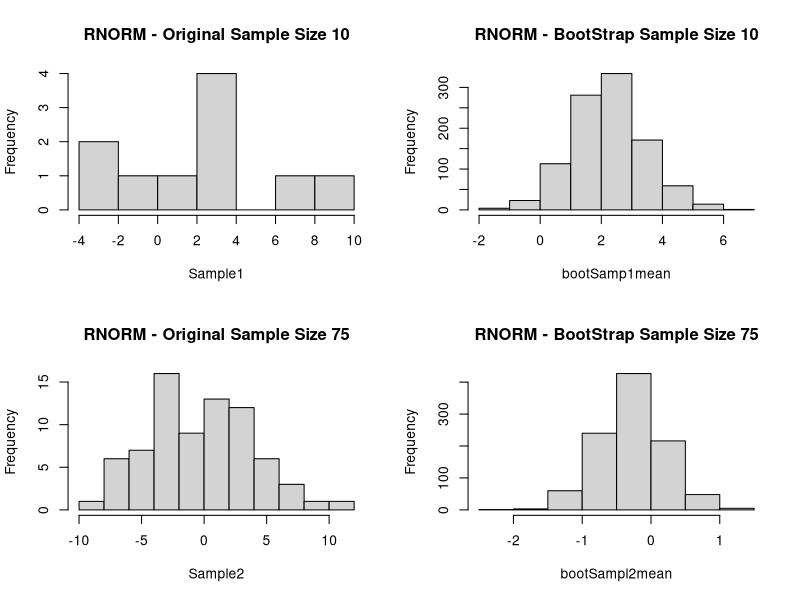
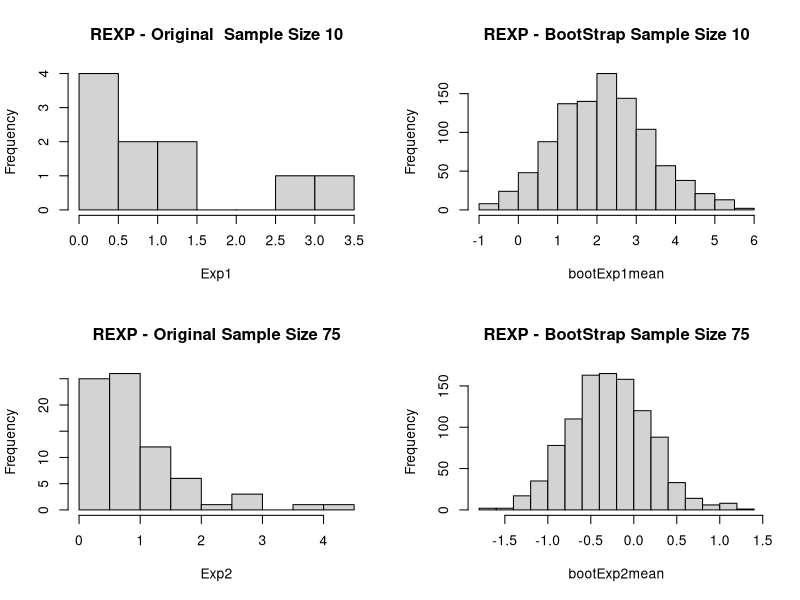

Here is the R script that generated these plots, in order:
## ---- chunk 1
 ##Define two rnorm samples of differing sample sizes
Sample1 <- rnorm(10, 0, 4)  #small sample size
Sample2 <- rnorm(75, 0, 4) #large sample size

##Define two rexp samples of differing sample sizes
Exp1 <- rexp(10)  #small sample size
Exp2 <- rexp(75) #large sample size

##Define a vector to house the 1000 samples for each
bootSamp1mean <- numeric(1000)
bootSampl2mean <- numeric(1000)
bootExp1mean <- numeric(1000)
bootExp2mean <- numeric(1000)

##bootstrap loop to define means of 1000 samples from the original datasets.
##Samples are chosen randomly with replacement
for (i in 1:1000) {
bootSamp1 <- sample(Sample1, size=length(Sample1), replace=TRUE)
bootSampl2 <- sample(Sample2, size=length(Sample2), replace=TRUE)

Exp1Boot <- sample(Sample1, size=length(Exp1), replace=TRUE)
Exp2Boot <- sample(Sample2, size=length(Exp2), replace=TRUE)

bootSamp1mean[i] <- mean(bootSamp1)
bootSampl2mean[i] <- mean(bootSampl2)

bootExp1mean[i] <- mean(Exp1Boot)
bootExp2mean[i] <- mean(Exp2Boot)
}
## ---- chunk 2
par(mfrow=c(2,2))
hist(Sample1, main = "RNORM - Original Sample Size 10")
hist(bootSamp1mean, main = "RNORM - BootStrap Sample Size 10")

hist(Sample2, main = "RNORM - Original Sample Size 75")
hist(bootSampl2mean, main = "RNORM - BootStrap Sample Size 75")
## ---- chunk 3
par(mfrow=c(2,2))
hist(Exp1, main = "REXP - Original  Sample Size 10")
hist(bootExp1mean, main = "REXP - BootStrap Sample Size 10")

hist(Exp2, main = "REXP - Original Sample Size 75")
hist(bootExp2mean, main = "REXP - BootStrap Sample Size 75")
